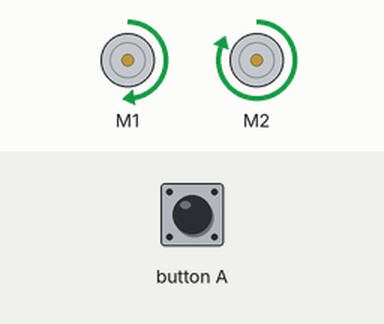
A program run on a simulated BBC micro:bit (MakeCode). Shown: 2 × DC motor (green arrow = forward, orange = backward, longer = faster).

Above: at 0.1 s.
At 8.1 s:
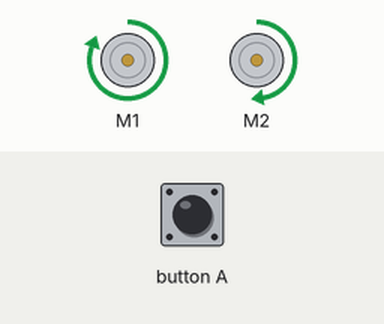
At 16.6 s:
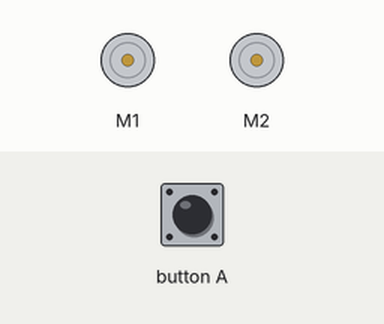
Timing chart, 0 to 18.1 s (numbered marks = the images above):
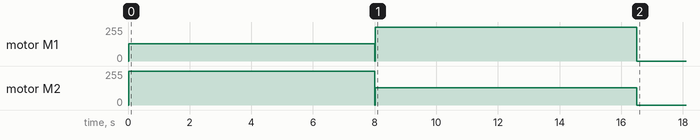

The program:

main.ts
```typescript
function turnR2 () {
    wuKong.setAllMotor(1000, 50)
}
function turnR0 () {
    wuKong.setAllMotor(80, -50)
}
input.onButtonPressed(Button.A, function () {
    wuKong.stopAllMotor()
})
function turnL2 () {
    wuKong.setAllMotor(50, 100)
}
function turnL0 () {
    wuKong.setAllMotor(-50, 80)
}
function turnL1 () {
    wuKong.setAllMotor(0, 100)
}
function turnR1 () {
    wuKong.setAllMotor(100, 0)
}
turnL2()
basic.pause(8000)
wuKong.setAllMotor(0, 0)
turnR2()
basic.pause(8500)
wuKong.setAllMotor(0, 0)
basic.forever(function () {

})
```

test.ts
```typescript
// 在這裡測試；當此封包作為擴充功能時，將不會編譯此內容。
```
